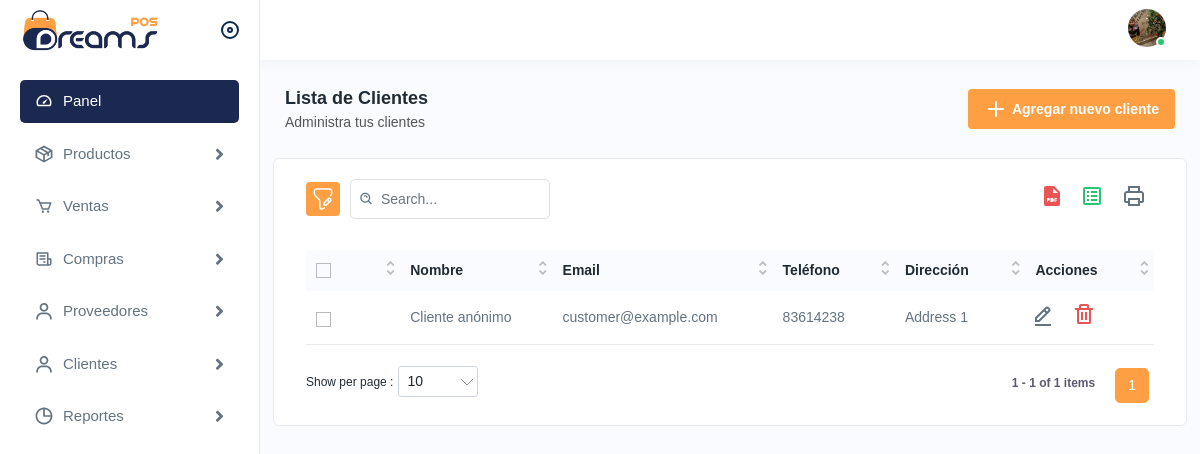
Screenshot of /list/customer/ (signed in) with the database file from the repository.
### backend/models.py (models this page shows, shortened)
class Cliente(models.Model):
    nombre = models.CharField(max_length=100)
    direccion = models.TextField(blank=True, null=True)
    email = models.EmailField(max_length=255, blank=True, null=True)
    telefono = models.CharField(max_length=15, blank=True, null=True)

### backend/views.py (the view)
# urls.py: path('list/customer/', login_required(CustomerListView.as_view()), name='list_customer'),
class CustomerListView(ListView):
    model = Cliente
    template_name = 'dashboard/list_customers.html'
    context_object_name = 'customers'

### backend/templates/dashboard/list_customers.html (shortened to what this page needs)
{% extends 'base.html' %}
{% load static %}
{% block content %}
<div class="page-header">
    <div class="page-title">
        <h4>Lista de Clientes</h4>
        <h6>Administra tus clientes</h6>
    </div>
    <div class="page-btn">
        <a href="{% url 'create_customer' %}" class="btn btn-added">
            <img src="{% static 'assets/img/icons/plus.svg' %}" alt="img" class="me-1" />
            Agregar nuevo cliente
        </a>
    </div>
</div>
<div class="card">
    <div class="card-body">
        <div class="table-top">
            <div class="search-set">
                <div class="search-path">
                    <a class="btn btn-filter" id="filter_search">
                        <img src="{% static 'assets/img/icons/filter.svg' %}" alt="img" />
                    </a>
                </div>
                <div class="search-input">
                    <a class="btn btn-searchset">
                        <img src="{% static 'assets/img/icons/search-white.svg' %}" alt="img" />
                    </a>
                </div>
            </div>
            <div class="wordset">
                <ul>
                    <li>
                        <a data-bs-toggle="tooltip" data-bs-placement="top" title="pdf">
                            <img src="{% static 'assets/img/icons/pdf.svg' %}" alt="img" />
                        </a>
                    </li>
                    <li>
                        <a data-bs-toggle="tooltip" data-bs-placement="top" title="excel">
                            <img src="{% static 'assets/img/icons/excel.svg' %}" alt="img" />
                        </a>
                    </li>
                    <li>
                        <a data-bs-toggle="tooltip" data-bs-placement="top" title="print">
                            <img src="{% static 'assets/img/icons/printer.svg' %}" alt="img" />
                        </a>
                    </li>
                </ul>
            </div>
        </div>
        <div class="table-responsive">
            <table class="table datanew">
                <thead>
                    <tr>
                        <th>
                            <label class="checkboxs">
                                <span class="checkmarks"></span>
                            </label>
                        </th>
                        <th>Nombre</th>
                        <th>Email</th>
                        <th>Teléfono</th>
                        <th>Dirección</th>
                        <th>Acciones</th>
                    </tr>
                </thead>
                <tbody>
                    {% for cliente in customers %}
                    <tr>
                        <td>
                            <label class="checkboxs">
                                <span class="checkmarks"></span>
                            </label>
                        </td>
                        <td>{{ cliente.nombre }}</td>
                        <td>{{ cliente.email|default:"Sin email" }}</td>
                        <td>{{ cliente.telefono|default:"Sin teléfono" }}</td>
                        <td>{{ cliente.direccion|default:"Sin dirección" }}</td>
                        <td>
                            <a class="me-3" href="{% url 'update_customer' cliente.id %}">
                                <img src="{% static 'assets/img/icons/edit.svg' %}" alt="img" />
                            </a>
                            <form class="d-inline" action="{% url 'delete_customer' cliente.id %}" method="post">
                                <button type="button" class="btn confirm-text p-0 m-0 align-baseline">
                                    <img src="{% static 'assets/img/icons/delete.svg' %}" alt="img" />
                                </button>
                            </form>
                        </td>
                    </tr>
                    {% endfor %}
                </tbody>
            </table>
        </div>
    </div>
</div>
{% endblock content %}</a></label></select></div>

### rows the page displays
Cliente: nombre "Cliente anónimo", email "customer@example.com", telefono "83614238", direccion "Address 1"
